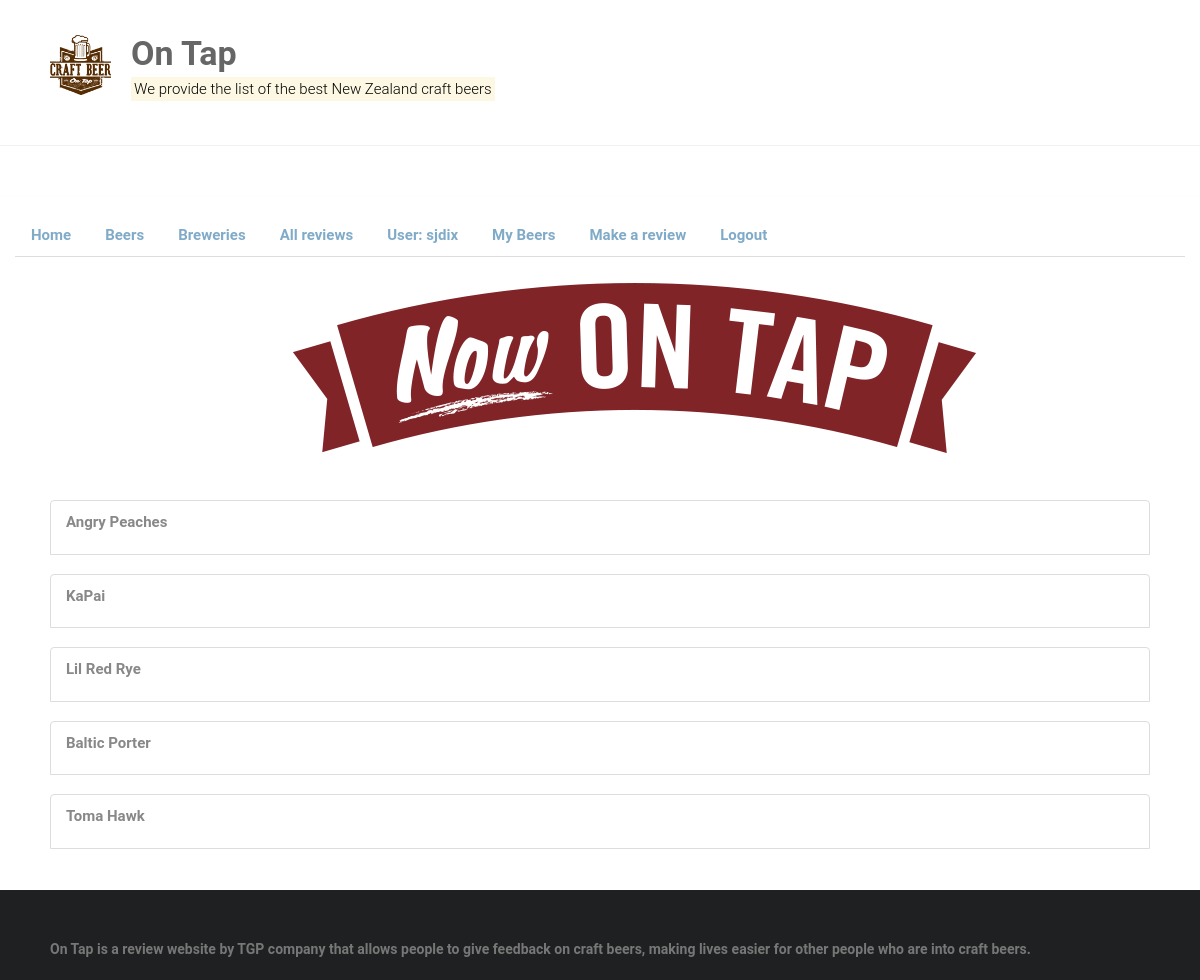
Screenshot of /home/beers/ (signed in) with the database file from the repository.
### home/models.py (models this page shows, shortened)
class Beer(models.Model):
	beer_name = models.CharField(max_length=150)
	brewery_name = models.CharField(max_length=150)
	description = models.TextField()
	Reviewer = models.ForeignKey('Reviewer', on_delete=models.SET_NULL, null=True)

### home/views.py (the view)
# urls.py: path('beers/', views.BeerListView.as_view(), name='beers'),
class BeerListView(LoginRequiredMixin, generic.ListView):
    model = Beer
    paginate_by = 10

### home/templates/home/beer_list.html
{% extends "base.html" %}
{% block content %}
{% load static %}
	<br>
	<div class="container"><center>
		<img src="{% static 'images/logo4.png' %}" alt="my image" class="rounded float-center">
	</div>
    <br>
    {% if beer_list %}
    <ul>
      {% for beer in beer_list %}
	<div class="list-group">
		<a href="{% url 'beer_detail' beer.id %}" class="list-group-item list-group-item-action">
			<p><strong>{{ beer.beer_name|capfirst }}</p>
        </a>
	</div>
      {% endfor %}
      <br>
    </ul>
    {% else %}
      <center><p>-- THERE ARE NO BEERS TO DISPLAY --</p>
    {% endif %}
{% endblock %}

### home/templates/base.html (shortened to what this page needs)
{% load static %}
<html lang="en-US">
    <head>
        <link rel="stylesheet" href="https://maxcdn.bootstrapcdn.com/bootstrap/3.3.7/css/bootstrap.min.css">
        {% load static %}
        <link rel="stylesheet" id="ample-style-css" href="{% static 'style.css' %}" type="text/css" media="all">
        <header>
            <div class="header">
                <div class="main-head-wrap inner-wrap clearfix">
                    <div id="header-logo-image">
                      <img src="{% static 'images/logo3.png' %}" alt="On Tap">
                    </div>
                    <div id="header-text" class="">
                        <h1 id="site-title">
                            <a href="/" title="On Tap" rel="home"><strong>On Tap</a>
                        </h1>
                        <p><mark>We provide the list of the best New Zealand craft beers</p></mark>
                    </div>
                </div>
            </div>
        </header>
    </head>
    <body class="wide">
	  <div class="container-fluid">
        <div class="row">
            <div class="col-sm-12">
              {% block sidebar %}
              <ul class="nav nav-tabs">
                <br><br><br>
				<li class="nav-item">
					<a class="nav-link active" href="{% url 'home' %}">Home</a>
				</li>
				<li class="nav-item">
					<a class="nav-link" href="{% url 'beers' %}">Beers</a>
				</li>
				<li class="nav-item">
					<a class="nav-link" href="{% url 'reviewers' %}">Breweries</a>
				</li>
				<li class="nav-item">
					<a class="nav-link" href="{% url 'all-reviews'%}">All reviews</a>
				</li>
   {% if user.is_authenticated %}
	 <li class="nav-item">
		<a class="nav-link">User: {{ user.get_username }}</a>
	 </li>
	 <li class="nav-item">
		<a class="nav-link" href="{% url 'my-reviewer' %}">My Beers</a>
	 </li>
	 <li class="nav-item">
		<a class="nav-link" href="http://127.0.0.1:8000/admin/home/beerinstance/add/">Make a review</a>
	 </li>
     <li class="nav-item">
		<a class="nav-link" href="{% url 'logout'%}?next={{request.path}}">Logout</a>
	 </li>
   {% else %}
     <li class="nav-item">
		<a class="nav-link" href="{% url 'login'%}?next={{request.path}}">Login</a>
	 </li>
   {% endif %}
    </ul>
              {% endblock %}
            </div>
        <div id="page" class="hfeed site">
            <div class="main-wrapper">
                <div class="single-page clearfix">
                    <div class="inner-wrap">
                        <div>
                          {% block content %}
                          {% endblock %}
                        </div>
                    </div>
                </div>
            </div>
            <footer id="colophon">
                <div class="inner-wrap">
                   On Tap is a review website by TGP company that allows people to give feedback on craft beers, making lives easier for other people who are into craft beers.
                </div>
            </footer>
        </div>
      </div>
    </div>
    </body>
</html>

### static/style.css (style rules this page uses)
html, body, div, span, applet, object, iframe, h1, h2, h3, h4, h5, h6, p, blockquote, pre, a, abbr, acronym, address, big, cite, code, del, dfn, em, font, ins, kbd, q, s, samp, small, strike, strong, sub, sup, tt, var, dl, dt, dd, ol, ul, li, fieldset, form, label, legend, table, caption, tbody, tfoot, thead, tr, th, td { border: 0; font: inherit; font-size: 100%; font-style: inherit; font-weight: inherit; margin: 0; outline: 0; padding: 0; vertical-align: baseline; }
html { overflow-y: scroll; -webkit-text-size-adjust: 100%; -ms-text-size-adjust: 100%; }
article, aside, details, figcaption, figure, footer, header, main, nav, section { display: block; }
h1, h2, h3, h4, h5, h6 { color: #ffffff; line-height: 1.4; padding-bottom: 15px; font-weight: normal; }
h1 { font-size: 30px; }
body, button, input, select, textarea { color: #888888; font-size: 15px; line-height: 1.5; font-family: 'Roboto', sans-serif; font-weight: 300; }
p { color: #888888; font-size: 15px; line-height: 1.5; margin-bottom: 15px; font-weight: 300; }
ul, ol { list-style: none; }
body { background:cccc99; }
strong { font-weight: bold; }
a { color: #80abc8; text-decoration: none; -webkit-transition: 0.25s ease-in-out; -moz-transition: 0.25s ease-in-out; transition: 0.25s ease-in-out; -ms-transition: 0.25s ease-in-out; -o-transition: 0.25s ease-in-out; }
img { max-width: 100%; height: auto; vertical-align: top; margin-bottom: 18px; }
.clearfix:after { visibility: hidden; display: block; font-size: 0; content: " "; clear: both; height: 0; }
.clearfix { display: inline-block; }
.clearfix { display: block; }
body { padding-top: 30px; padding-bottom: 30px; }
body.wide { padding-top: 0; padding-bottom: 0; }
#page { background-color: #ffffff; margin: 0 auto; max-width: 1180px; box-shadow: 0 1px 2px 0 rgba(0, 0, 0, 0.1); }
.wide #page { max-width: 100%; }
.inner-wrap { max-width: 1100px; margin: 0 auto; }
.main-head-wrap { padding: 30px 0; }
.header { border-bottom: 1px solid #f2f2f2; }
#header-logo-image { float: left; padding: 5px 20px 5px 0; max-width: 100%; }
#header-logo-image img { margin-bottom: 0px; max-height: 60px; height: auto; width: auto; }
#header-text { float: left; padding-right: 20px; }
#site-title { padding-bottom: 0; }
#site-title a { color: #666666; font-size: 34px; }
.single-page { margin-top: 50px; }
.single-page p { margin-bottom: 10px; }
#colophon { font-size: 14px; clear: both; color: #777; background-color: #1f2021; overflow: hidden; padding: 50px 0 20px; }
#colophon, #colophon p { font-size: 14px; line-height: 1.4; }

### rows the page displays
Beer: beer_name "Angry Peaches"
Beer: beer_name "KaPai"
Beer: beer_name "Lil Red Rye"
Beer: beer_name "Baltic Porter"
Beer: beer_name "Toma Hawk"

### other values shown
{{ user.get_username }} "sjdix"
